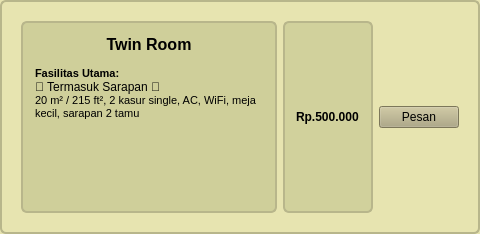
              <widget class="QFrame" name="roomFrame2_5">
               <property name="styleSheet">
                <string notr="true">
                QFrame { background-color: rgb(231,228,176); border: 2px solid rgb(184,182,139); border-radius: 6px; padding: 8px; }
                QLabel#roomTitle2 { font-weight: bold; font-size: 12pt; }
                QLabel#roomDesc2 { font-size: 9pt; }
              </string>
               </property>
               <layout class="QHBoxLayout" name="horizontalLayout_7">
                <item>
                 <layout class="QVBoxLayout" name="roomTextCol2_5"/>
                </item>
                <item>
                 <widget class="QTextEdit" name="textEdit_7">
                  <property name="styleSheet">
                   <string notr="true">background-color: rgb(207, 207, 154);</string>
                  </property>
                  <property name="html">
                   <string>&lt;!DOCTYPE HTML PUBLIC &quot;-//W3C//DTD HTML 4.0//EN&quot; &quot;http://www.w3.org/TR/REC-html40/strict.dtd&quot;&gt;
&lt;html&gt;&lt;head&gt;&lt;meta name=&quot;qrichtext&quot; content=&quot;1&quot; /&gt;&lt;style type=&quot;text/css&quot;&gt;
p, li { white-space: pre-wrap; }
&lt;/style&gt;&lt;/head&gt;&lt;body style=&quot; font-family:'MS Shell Dlg 2'; font-size:8pt; font-weight:400; font-style:normal;&quot;&gt;
&lt;p align=&quot;center&quot; style=&quot; margin-top:0px; margin-bottom:0px; margin-left:0px; margin-right:0px; -qt-block-indent:0; text-indent:0px;&quot;&gt;&lt;span style=&quot; font-size:12pt; font-weight:600;&quot;&gt;Twin&lt;/span&gt;&lt;span style=&quot; font-size:12pt;&quot;&gt; &lt;/span&gt;&lt;span style=&quot; font-size:12pt; font-weight:600;&quot;&gt;Room&lt;/span&gt;&lt;/p&gt;
&lt;p style=&quot;-qt-paragraph-type:empty; margin-top:0px; margin-bottom:0px; margin-left:0px; margin-right:0px; -qt-block-indent:0; text-indent:0px;&quot;&gt;&lt;br /&gt;&lt;/p&gt;
&lt;p style=&quot; margin-top:0px; margin-bottom:0px; margin-left:0px; margin-right:0px; -qt-block-indent:0; text-indent:0px;&quot;&gt;&lt;span style=&quot; font-weight:600;&quot;&gt;Fasilitas Utama: &lt;/span&gt;&lt;/p&gt;
&lt;p style=&quot; margin-top:0px; margin-bottom:0px; margin-left:0px; margin-right:0px; -qt-block-indent:0; text-indent:0px;&quot;&gt;&lt;span style=&quot; font-family:'Segoe UI'; font-size:9pt;&quot;&gt;🍱 Termasuk Sarapan 🍱&lt;/span&gt;&lt;/p&gt;
&lt;p style=&quot; margin-top:0px; margin-bottom:0px; margin-left:0px; margin-right:0px; -qt-block-indent:0; text-indent:0px;&quot;&gt;20 m² / 215 ft², 2 kasur single, AC, WiFi, meja kecil, sarapan 2 tamu&lt;/p&gt;
&lt;p style=&quot;-qt-paragraph-type:empty; margin-top:0px; margin-bottom:0px; margin-left:0px; margin-right:0px; -qt-block-indent:0; text-indent:0px;&quot;&gt;&lt;br /&gt;&lt;/p&gt;&lt;/body&gt;&lt;/html&gt;</string>
                  </property>
                 </widget>
                </item>
                <item>
                 <widget class="QLabel" name="label_23">
                  <property name="font">
                   <font>
                    <weight>75</weight>
                    <bold>true</bold>
                   </font>
                  </property>
                  <property name="styleSheet">
                   <string notr="true">background-color: rgb(209, 209, 156);</string>
                  </property>
                  <property name="text">
                   <string>Rp.500.000</string>
                  </property>
                 </widget>
                </item>
                <item>
                 <widget class="QPushButton" name="btnPrice2_5">
                  <property name="styleSheet">
                   <string notr="true"> color: rgb(0, 0, 0); background-color: rgb(174,167,126)
 </string>
                  </property>
                  <property name="text">
                   <string>Pesan</string>
                  </property>
                 </widget>
                </item>
               </layout>
              </widget>
